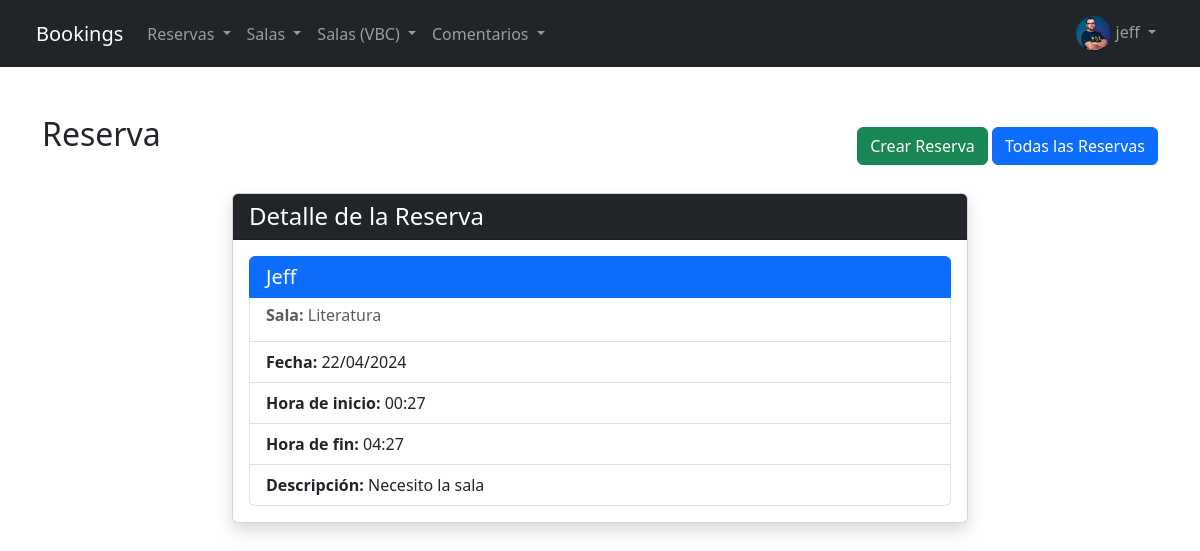
The page /bookings/bookings/detail/1 (signed in) on the database its author committed.
### bookings/models.py (models this page shows, shortened)
class Avatar(models.Model):
    user = models.OneToOneField(User, on_delete=models.CASCADE, related_name='avatar')
    image = models.ImageField(upload_to='avatars/')

class Reserva(models.Model):
    nombre_de_usuario = models.CharField(max_length=50)
    sala = models.ForeignKey(Sala, on_delete=models.CASCADE, related_name='reservas')
    fecha = models.DateField(default=timezone.now)
    hora_inicio = models.TimeField(default=timezone.now)
    hora_fin = models.TimeField(default=timezone.now)
    descripcion = models.TextField(blank=True, null=True)

class Sala(models.Model):
    nombre = models.CharField(max_length=100)
    disponible = models.BooleanField(default=True)
    capacidad = models.IntegerField()
    descripcion = models.TextField(blank=True, null=True)
    def __str__(self):
        return f"{self.nombre}"

### bookings/views.py (the view)
# urls.py: path("bookings/detail/<booking_id>", detail_view_bookings, name="booking_detail"),
@login_required
def detail_view_bookings(request, booking_id):
    reserva = Reserva.objects.get(id=booking_id)
    contexto_dict = {"reserva": reserva}
    return render(request, "bookings/detail.html", contexto_dict)

### bookings/templates/bookings/detail.html (shortened to what this page needs)
{% extends 'bookings/base.html' %}
{% block content %}
<section class="py-5">
    <div class="container">
        <div class="d-flex justify-content-between align-items-center mb-3">
            {% if object %}<h2 class="mb-4">Reserva creada</h2>: {{ object.nombre }}{% else %}<h2 class="mb-4">Reserva</h2>{% endif %}
            <div>
                <a href="{% url 'bookings_create' %}" class="btn btn-success">Crear Reserva</a>
                <a href="{% url 'booking_list' %}" class="btn btn-primary">Todas las Reservas</a>
            </div>
        </div>
        <div class="row">
            <div class="col-lg-8 mx-auto">
                <div class="card shadow">
                    <h4 class="card-header bg-dark text-white">
                        Detalle de la Reserva
                    </h4>
                    <div class="card-body">
                        <ul class="list-group">
                            <li class="list-group-item active" aria-current="true">
                                <h5 class="card-title text-white my-0">{{ reserva.nombre_de_usuario }}</h5>
                            </li>
                            <li class="list-group-item">
                                <h6 class="card-subtitle mb-2 text-muted my-0"><strong>Sala:</strong> {{ reserva.sala }}</h6>
                            </li>
                            <li class="list-group-item">
                                <p class="card-text my-0"><strong>Fecha:</strong> {{ reserva.fecha | date:"d/m/Y" }}</p>
                            </li>
                            <li class="list-group-item">
                                <p class="card-text my-0"><strong>Hora de inicio:</strong> {{ reserva.hora_inicio | date:"H:i" }}</p>
                            </li>
                            <li class="list-group-item">
                                <p class="card-text my-0"><strong>Hora de fin:</strong> {{ reserva.hora_fin | date:"H:i" }}</p>
                            </li>
                            <li class="list-group-item">
                                <p class="card-text my-0"><strong>Descripción:</strong> {{ reserva.descripcion }}</p>
                            </li>
                        </ul>
                    </div>
                </div>
            </div>
        </div>
    </div>
</section>
{% endblock %}

### bookings/templates/bookings/base.html (shortened to what this page needs)
{% load static %}
<!DOCTYPE html>
<html lang="es">
<head>
    <link rel="stylesheet" href="{% static 'bookings/css/bootstrap.min.css' %}">
    <link rel="stylesheet" href="https://cdn.jsdelivr.net/npm/bootstrap-icons@1.11.3/font/bootstrap-icons.min.css">
</head>
<body>
    <nav class="navbar navbar-expand-lg navbar-dark bg-dark border-body px-4">
        <div class="container-fluid">
            <a class="navbar-brand" href="/bookings">Bookings</a>
            <div class="collapse navbar-collapse" id="navbarNav">
                {% if user.is_authenticated %}
                <ul class="navbar-nav">
                    <li class="nav-item dropdown">
                        <a class="nav-link dropdown-toggle" href="#" role="button" data-bs-toggle="dropdown" aria-expanded="false">
                            Reservas
                        </a>
                    </li>
                    <li class="nav-item dropdown">
                        <a class="nav-link dropdown-toggle" href="#" role="button" data-bs-toggle="dropdown" aria-expanded="false">
                            Salas
                        </a>
                    </li>
                    <li class="nav-item dropdown">
                        <a class="nav-link dropdown-toggle" href="#" role="button" data-bs-toggle="dropdown" aria-expanded="false">
                            Salas (VBC)
                        </a>
                    </li>
                    <li class="nav-item dropdown">
                        <a class="nav-link dropdown-toggle" href="#" role="button" data-bs-toggle="dropdown" aria-expanded="false">
                            Comentarios
                        </a>
                    </li>
                </ul>
                {% endif %}
                <ul class="navbar-nav ms-auto">
                    {% if user.is_authenticated %}
                    <li class="nav-item dropdown">
                        <a class="nav-link dropdown-toggle" href="#" role="button" data-bs-toggle="dropdown" aria-expanded="false">
                            {% if user.avatar.image %}
                                <img src="{{ user.avatar.image.url }}" alt="Avatar" class="rounded-circle" style="height: 35px; width: 35px;">
                            {% else %}
                                <i class="bi bi-person-circle"></i>
                            {% endif %}
                            {% if user.first_name %} {{ user.first_name }} {% else %} {{ user.username }} {% endif %}
                        </a>
                    </li>
                    {% endif %}
                </ul>
            </div>
        </div>
    </nav>
    <div class="container-fluid p-0">
        {% block content %}{% endblock content %}
    </div>
</body>
</html>

### rows shown on the page
Reserva: nombre_de_usuario "Jeff", sala "Literatura", fecha "22/04/2024", hora_inicio "00:27", hora_fin "04:27", descripcion "Necesito la sala"

### other values the page prints
{{ user.first_name }} "jeff"
